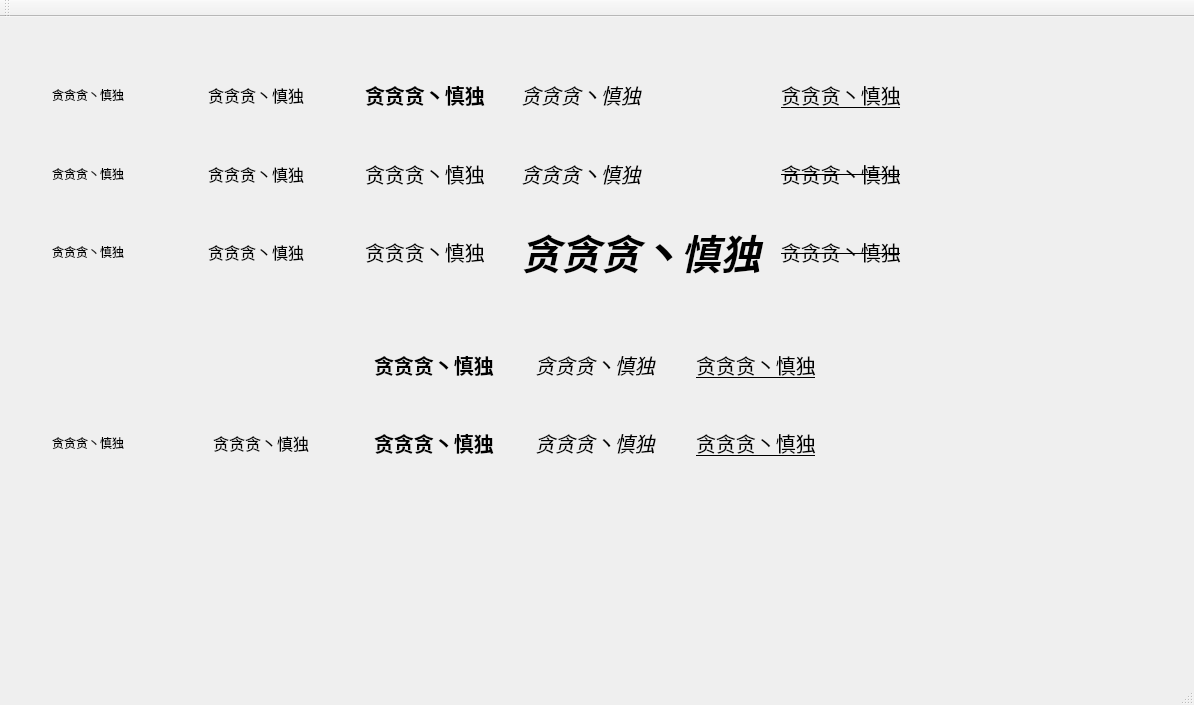
<?xml version="1.0" encoding="UTF-8"?>
<ui version="4.0">
 <class>MainWindow</class>
 <widget class="QMainWindow" name="MainWindow">
  <property name="geometry">
   <rect>
    <x>0</x>
    <y>0</y>
    <width>1194</width>
    <height>705</height>
   </rect>
  </property>
  <property name="windowTitle">
   <string>MainWindow</string>
  </property>
  <widget class="QWidget" name="centralWidget">
   <layout class="QGridLayout" name="gridLayout">
    <item row="0" column="0">
     <widget class="QStackedWidget" name="stackedWidget_2">
      <property name="font">
       <font>
        <strikeout>false</strikeout>
        <kerning>false</kerning>
       </font>
      </property>
      <widget class="QWidget" name="page_3">
       <widget class="QWidget" name="widget" native="true">
        <property name="geometry">
         <rect>
          <x>30</x>
          <y>20</y>
          <width>901</width>
          <height>251</height>
         </rect>
        </property>
        <layout class="QGridLayout" name="gridLayout_2">
         <item row="0" column="3">
          <widget class="QLabel" name="label_34">
           <property name="font">
            <font>
             <pointsize>15</pointsize>
             <italic>true</italic>
             <strikeout>false</strikeout>
             <kerning>false</kerning>
            </font>
           </property>
           <property name="text">
            <string>贪贪贪丶慎独</string>
           </property>
          </widget>
         </item>
         <item row="1" column="3">
          <widget class="QLabel" name="label_39">
           <property name="font">
            <font>
             <family>Adobe 仿宋 Std R</family>
             <pointsize>15</pointsize>
             <italic>true</italic>
             <strikeout>false</strikeout>
             <kerning>false</kerning>
            </font>
           </property>
           <property name="text">
            <string>贪贪贪丶慎独</string>
           </property>
          </widget>
         </item>
         <item row="0" column="4">
          <widget class="QLabel" name="label_35">
           <property name="font">
            <font>
             <pointsize>15</pointsize>
             <underline>true</underline>
             <strikeout>false</strikeout>
             <kerning>false</kerning>
            </font>
           </property>
           <property name="text">
            <string>贪贪贪丶慎独</string>
           </property>
          </widget>
         </item>
         <item row="0" column="1">
          <widget class="QLabel" name="label_32">
           <property name="font">
            <font>
             <pointsize>12</pointsize>
             <strikeout>false</strikeout>
             <kerning>false</kerning>
            </font>
           </property>
           <property name="text">
            <string>贪贪贪丶慎独</string>
           </property>
          </widget>
         </item>
         <item row="0" column="0">
          <widget class="QLabel" name="label_31">
           <property name="text">
            <string>贪贪贪丶慎独</string>
           </property>
          </widget>
         </item>
         <item row="1" column="0">
          <widget class="QLabel" name="label_40">
           <property name="font">
            <font>
             <family>Adobe 仿宋 Std R</family>
             <strikeout>false</strikeout>
             <kerning>true</kerning>
            </font>
           </property>
           <property name="text">
            <string>贪贪贪丶慎独</string>
           </property>
          </widget>
         </item>
         <item row="1" column="4">
          <widget class="QLabel" name="label_41">
           <property name="font">
            <font>
             <family>Adobe 仿宋 Std R</family>
             <pointsize>15</pointsize>
             <underline>false</underline>
             <strikeout>true</strikeout>
             <kerning>false</kerning>
            </font>
           </property>
           <property name="text">
            <string>贪贪贪丶慎独</string>
           </property>
          </widget>
         </item>
         <item row="1" column="2">
          <widget class="QLabel" name="label_37">
           <property name="font">
            <font>
             <family>Adobe 仿宋 Std R</family>
             <pointsize>15</pointsize>
             <weight>50</weight>
             <bold>false</bold>
             <strikeout>false</strikeout>
             <kerning>false</kerning>
            </font>
           </property>
           <property name="text">
            <string>贪贪贪丶慎独</string>
           </property>
          </widget>
         </item>
         <item row="0" column="2">
          <widget class="QLabel" name="label_33">
           <property name="font">
            <font>
             <pointsize>15</pointsize>
             <weight>75</weight>
             <bold>true</bold>
             <strikeout>false</strikeout>
             <kerning>false</kerning>
            </font>
           </property>
           <property name="text">
            <string>贪贪贪丶慎独</string>
           </property>
          </widget>
         </item>
         <item row="1" column="1">
          <widget class="QLabel" name="label_38">
           <property name="font">
            <font>
             <family>Adobe 仿宋 Std R</family>
             <pointsize>12</pointsize>
             <strikeout>false</strikeout>
             <kerning>false</kerning>
            </font>
           </property>
           <property name="text">
            <string>贪贪贪丶慎独</string>
           </property>
          </widget>
         </item>
         <item row="3" column="4">
          <widget class="QLabel" name="label_49">
           <property name="font">
            <font>
             <family>Adobe 仿宋 Std R</family>
             <pointsize>15</pointsize>
             <underline>false</underline>
             <strikeout>true</strikeout>
             <kerning>false</kerning>
            </font>
           </property>
           <property name="text">
            <string>贪贪贪丶慎独</string>
           </property>
          </widget>
         </item>
         <item row="3" column="3">
          <widget class="QLabel" name="label_48">
           <property name="font">
            <font>
             <family>Adobe 仿宋 Std R</family>
             <pointsize>15</pointsize>
             <italic>true</italic>
             <strikeout>false</strikeout>
             <kerning>false</kerning>
            </font>
           </property>
           <property name="text">
            <string>&lt;h1&gt;贪贪贪丶慎独&lt;/h1&gt;</string>
           </property>
          </widget>
         </item>
         <item row="3" column="2">
          <widget class="QLabel" name="label_50">
           <property name="font">
            <font>
             <family>Adobe 仿宋 Std R</family>
             <pointsize>15</pointsize>
             <weight>50</weight>
             <bold>false</bold>
             <strikeout>false</strikeout>
             <kerning>false</kerning>
            </font>
           </property>
           <property name="text">
            <string>贪贪贪丶慎独</string>
           </property>
          </widget>
         </item>
         <item row="3" column="1">
          <widget class="QLabel" name="label_47">
           <property name="font">
            <font>
             <family>Adobe 仿宋 Std R</family>
             <pointsize>12</pointsize>
             <strikeout>false</strikeout>
             <kerning>false</kerning>
            </font>
           </property>
           <property name="text">
            <string>贪贪贪丶慎独</string>
           </property>
          </widget>
         </item>
         <item row="3" column="0">
          <widget class="QLabel" name="label_51">
           <property name="font">
            <font>
             <family>Adobe 仿宋 Std R</family>
             <strikeout>false</strikeout>
             <kerning>true</kerning>
            </font>
           </property>
           <property name="text">
            <string>&lt;p&gt;贪贪贪丶慎独&lt;/p&gt;</string>
           </property>
           <property name="textFormat">
            <enum>Qt::RichText</enum>
           </property>
           <property name="openExternalLinks">
            <bool>true</bool>
           </property>
          </widget>
         </item>
        </layout>
       </widget>
       <widget class="QWidget" name="widget_2" native="true">
        <property name="geometry">
         <rect>
          <x>30</x>
          <y>290</y>
          <width>821</width>
          <height>171</height>
         </rect>
        </property>
        <layout class="QGridLayout" name="gridLayout_3">
         <item row="0" column="2">
          <widget class="QLabel" name="label_42">
           <property name="font">
            <font>
             <pointsize>15</pointsize>
             <weight>75</weight>
             <bold>true</bold>
             <strikeout>false</strikeout>
             <kerning>false</kerning>
            </font>
           </property>
           <property name="text">
            <string>贪贪贪丶慎独</string>
           </property>
          </widget>
         </item>
         <item row="0" column="1">
          <widget class="QLabel" name="label_43">
           <property name="font">
            <font>
             <pointsize>12</pointsize>
             <strikeout>false</strikeout>
             <kerning>false</kerning>
            </font>
           </property>
           <property name="text">
            <string/>
           </property>
           <property name="pixmap">
            <pixmap>Resources/image/2.png</pixmap>
           </property>
          </widget>
         </item>
         <item row="0" column="3">
          <widget class="QLabel" name="label_44">
           <property name="font">
            <font>
             <pointsize>15</pointsize>
             <italic>true</italic>
             <strikeout>false</strikeout>
             <kerning>false</kerning>
            </font>
           </property>
           <property name="text">
            <string>贪贪贪丶慎独</string>
           </property>
          </widget>
         </item>
         <item row="0" column="0">
          <widget class="QLabel" name="label_45">
           <property name="text">
            <string/>
           </property>
           <property name="pixmap">
            <pixmap resource="res.qrc">:/Resources/image/1.png</pixmap>
           </property>
          </widget>
         </item>
         <item row="0" column="4">
          <widget class="QLabel" name="label_46">
           <property name="font">
            <font>
             <pointsize>15</pointsize>
             <underline>true</underline>
             <strikeout>false</strikeout>
             <kerning>false</kerning>
            </font>
           </property>
           <property name="text">
            <string>贪贪贪丶慎独</string>
           </property>
          </widget>
         </item>
         <item row="1" column="2">
          <widget class="QLabel" name="label_56">
           <property name="font">
            <font>
             <pointsize>15</pointsize>
             <weight>75</weight>
             <bold>true</bold>
             <strikeout>false</strikeout>
             <kerning>false</kerning>
            </font>
           </property>
           <property name="text">
            <string>贪贪贪丶慎独</string>
           </property>
          </widget>
         </item>
         <item row="1" column="3">
          <widget class="QLabel" name="label_54">
           <property name="font">
            <font>
             <pointsize>15</pointsize>
             <italic>true</italic>
             <strikeout>false</strikeout>
             <kerning>false</kerning>
            </font>
           </property>
           <property name="text">
            <string>贪贪贪丶慎独</string>
           </property>
          </widget>
         </item>
         <item row="1" column="4">
          <widget class="QLabel" name="label_52">
           <property name="font">
            <font>
             <pointsize>15</pointsize>
             <underline>true</underline>
             <strikeout>false</strikeout>
             <kerning>false</kerning>
            </font>
           </property>
           <property name="text">
            <string>贪贪贪丶慎独</string>
           </property>
          </widget>
         </item>
         <item row="1" column="0">
          <widget class="QLabel" name="label_53">
           <property name="text">
            <string>贪贪贪丶慎独</string>
           </property>
          </widget>
         </item>
         <item row="1" column="1">
          <widget class="QLabel" name="label_55">
           <property name="font">
            <font>
             <pointsize>12</pointsize>
             <strikeout>false</strikeout>
             <kerning>false</kerning>
            </font>
           </property>
           <property name="text">
            <string>贪贪贪丶慎独</string>
           </property>
          </widget>
         </item>
        </layout>
       </widget>
      </widget>
      <widget class="QWidget" name="page_4"/>
     </widget>
    </item>
   </layout>
  </widget>
  <widget class="QMenuBar" name="menuBar">
   <property name="geometry">
    <rect>
     <x>0</x>
     <y>0</y>
     <width>1194</width>
     <height>23</height>
    </rect>
   </property>
  </widget>
  <widget class="QToolBar" name="mainToolBar">
   <attribute name="toolBarArea">
    <enum>TopToolBarArea</enum>
   </attribute>
   <attribute name="toolBarBreak">
    <bool>false</bool>
   </attribute>
  </widget>
  <widget class="QStatusBar" name="statusBar"/>
 </widget>
 <layoutdefault spacing="6" margin="11"/>
 <resources>
  <include location="res.qrc"/>
 </resources>
 <connections/>
</ui>
